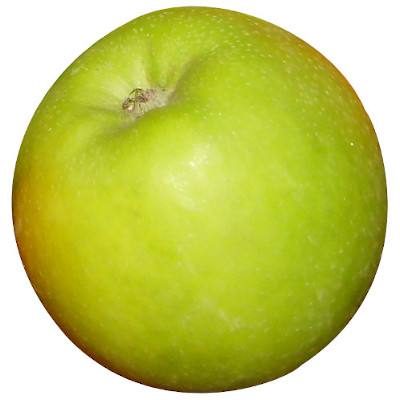
#> input picture theme2_photo_numerique/activite4_tp_boss_pillow/images/Pomme_verte.jpg, 400 x 400 px
$ jupyter execute activite4_tp_boss_correction.ipynb
#> lines starting #> are read from the running program, lines starting #| are printed output that depends on the picture
# Activité 5 Principes de quelques algorithmes basiques de traitement de l'image #

## Ce notebook vous donne les éléments de code python associés au document  "Fonctionnement d'un appareil photo numérique : codage des couleurs".

Un notebook se lit de haut en bas. Toutes les cellules de code doivent être exécutées :
- soit en cliquant sur le bouton "Exécuter" dans la barre d'outil
- soit au clavier en tapant sur les touches MAJ + ENTREE

Pour récupérer votre travail sur votre ordinateur : menu File > Download As > Notebook (.ipynb)

## 1. Modifier la couleur d'un pixel
Executer le code ci-dessous

[cell 1]
from IPython.display import Image
from PIL import Image
pomme=Image.open("./images/Pomme_verte.jpg")
#> pomme is the input picture: PIL image 400x400 RGB; mean R, G, B 194.3, 201.6, 97.7
format=pomme.format
#> format = 'JPEG'
print(format)
#| JPEG
L,l=pomme.size
#> L = 400; l = 400
print("Longueur=",L,"pixels","largeur=",l,"pixels")
#| Longueur= 400 pixels largeur= 400 pixels
#display(img)
r,v,b=pomme.getpixel((200,200))
#> r = 213; v = 228; b = 111
print ("pixel rouge ",r,"pixel vert",v,"pixel bleu",b)
#| pixel rouge  213 pixel vert 228 pixel bleu 111

<div class = "alert alert-info">

**Question 1 :**

Compléter le code pour afficher la valeur du canal vert du pixel de coordonnées (100,100)


[cell 2]
#écrire le code en dessous de cette ligne
from IPython.display import Image
from PIL import Image
pomme=Image.open("./images/Pomme_verte.jpg")
r,v,b=pomme.getpixel((100,100))
#> r = 187; v = 198; b = 68
print ("pixel vert",v)
#| pixel vert 198

<div class = "alert alert-info">

**Question 2 :**

Compléter le code ci-dessous pour intervertir les canaux r et b du pixel (200,200) .

Afficher l'image avec ```display```

Il faut utiliser la méthode ``.putpixel((x,y), couleur)``

Remarque : ce n'est pas très visible : il n'y a qu'un pixel !

[cell 3]
#écrire le code en dessous de cette ligne
from IPython.display import Image
from PIL import Image
pomme=Image.open("./images/Pomme_verte.jpg")
r,v,b=pomme.getpixel((200,200))
#> r = 213; v = 228; b = 111
pomme.putpixel((200,200),(v,b,r))
#display(pomme)

## 2. Action sur l'ensemble des pixels d'une image : changer la couleur de la pomme

Executer le code  ci-dessous .

[cell 4]
from IPython.display import Image
from PIL import Image
pomme=Image.open("./images/Pomme_verte.jpg")
L,l=pomme.size
for y in range(l):
    for x in range(L):
        r,v,b=pomme.getpixel((x,y))
        pomme.putpixel((x,y),(v,b,r))
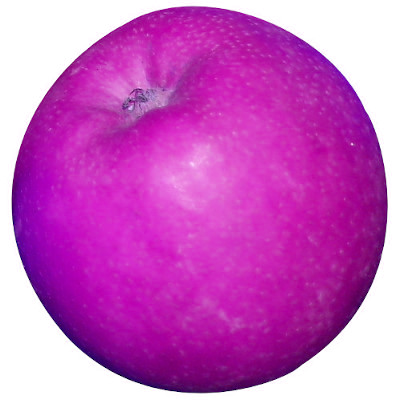
#> pomme: PIL image 400x400 RGB; mean R, G, B 201.6, 97.7, 194.3
#display(pomme)

<div class = "alert alert-info">

### question 3-1 : expliquer ce que fait la ligne de code suivante
```python
for y in range(l):
     for x in range(L):
```

**réponse** :pour les valeurs de y de 0 à l (=hauteur), pour les valeurs de x de 0 à L (largeur)

<div class = "alert alert-info">

### question 3-2 : expliquer ce que fait la ligne de code suivante
```python
r,v,b=pomme.getpixel((x,y))```

  **réponse** : récupérer les couleurs r(rouge), v(vert) et b(bleur) du pixel de coordonnées (x,y)

<div class = "alert alert-info">

### question 3-3 : expliquer ce que fait la ligne de code suivante
```python
 pomme.putpixel((x,y),(v,b,r))```

**réponse** : on intervertit les canaux :le canal rouge (première valeur) est remplacé par la valeur du canal vert de l'image de départ , le canal vert (deuxième valeur) est remplacé par le canal bleu et le canal blau (troisième valeur) est remplacé par le canal rouge

## 3. Action sur l'ensemble des pixels d'une image: effet négatif d’une image

Pour obtenir le négatif d’une image il faut remplacer chacun des canaux par la valeur qu’il faudrait lui ajouter pour atteindre 255. Par exemple si le canal rouge vaut 100, il faut la remplacer par 255-100 soit la valeur 155.

<div class = "alert alert-info">

### question 4

Compléter le progamme ci-dessous permettant d'afficher le négatif de l'image de la pomme en s'inspirant du programme de partie 2.

[cell 5]
#écrire le code en dessous de cette ligne
from IPython.display import Image
from PIL import Image
pomme=Image.open("./images/Pomme_verte.jpg")
L,l=pomme.size
for y in range(l):
    for x in range(L):
        r,v,b=pomme.getpixel((x,y))
        r=255-r
        v=255-v
        b=255-b
        pomme.putpixel((x,y),(r,v,b))
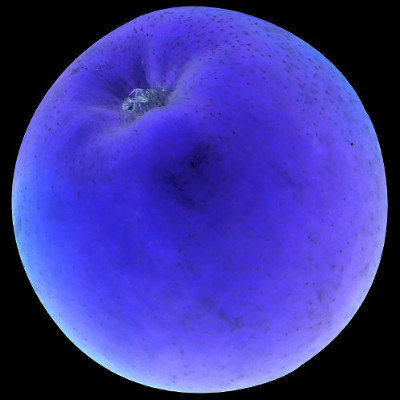
#> pomme: PIL image 400x400 RGB; mean R, G, B 60.7, 53.4, 157.3
#display(pomme)

## 4 Action sur l'ensemble des pixels d'une image: faire tourner l'image

Il s’agit  ici de recalculer à chaque étape les coordonnées de chaque pixel et non d’utiliser la méthode«rotate» intégrée à la bibliothèque PIL. On déplacedonc chaque pixel pour le replacer à un autre endroit. Pour créer la nouvelle , il faut donc créer une nouvelle image avec n'importe quelle fond et y placer les pixels de l'image de départ.

Executer le programme suivant

[cell 6]
from IPython.display import Image
from PIL import Image
image_depart=Image.open("./images/moustique.jpg")
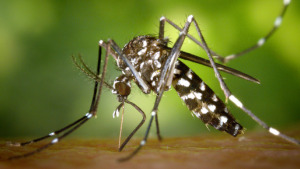
#> input picture theme2_photo_numerique/activite4_tp_boss_pillow/images/moustique.jpg, 300 x 169 px
#> image_depart is the input picture: PIL image 300x169 RGB; mean R, G, B 107.1, 114.8, 45.4
image_final=Image.new(image_depart.mode, image_depart.size,255)
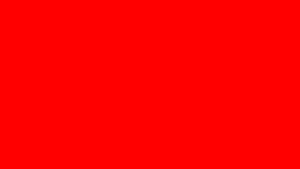
#> image_final: PIL image 300x169 RGB; mean R, G, B 255, 0, 0
L,l=image_depart.size
#> L = 300; l = 169
for y in range(l):
    for x in range(L):
        p=image_depart.getpixel((x,y))
        image_final.putpixel((x,l-y-1),p)
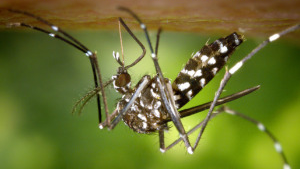
#> image_final: PIL image 300x169 RGB; mean R, G, B 107.1, 114.8, 45.4

#display(image_final)

<div class = "alert alert-info">

### question 5

En s'inspirant du code précédent , écrire le code permettant de passer de l'image de gauche (image de départ : ./images/moustique.jpg) à l'image de droite

[cell 7]
from IPython.display import Image
from PIL import Image
image_depart=Image.open("./images/moustique.jpg")
image_final=Image.new(image_depart.mode, image_depart.size,255)
L,l=image_depart.size
for y in range(l):
    for x in range(L):
        p=image_depart.getpixel((x,y))
        image_final.putpixel((L-x-1,y),p)
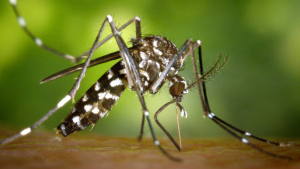
#> image_final: PIL image 300x169 RGB; mean R, G, B 107.1, 114.8, 45.4

display(image_final)

## 5. Transformation d'une image couleur en nuance de gris

Une image en niveau de gris est une image dont les couleurs varie entre 0 (noir) et 255(blanc). Pour qu’un pixel soit en niveau de gris il doit avoir ses 3 canaux RVB identiques.

La première méthode : la valeur corresponde à la moyenne des 3 canaux RVB.
Comme la valeur doit être entière, il faut prendre la valeur entière. La fonction python pour trouver la partie entière est ```round()```

<div class = "alert alert-info">

### question 6

En s'inspirant du programme de la question 4, compléter le  programme ci-dessous permettant d'obtenir l'mage de la pomme en nuance de gris


[cell 8]
#écrire le code en dessous de cette ligne
from IPython.display import Image
from PIL import Image
pomme=Image.open("./images/Pomme_verte.jpg")
L,l=pomme.size
#> L = 400; l = 400
for y in range(l):
    for x in range(L):
        r,v,b=pomme.getpixel((x,y))
        r=round((r+v+b)/3)
        v=r
        b=r
        pomme.putpixel((x,y),(r,v,b))
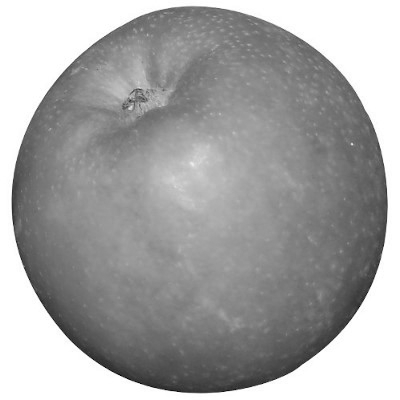
#> pomme: PIL image 400x400 RGB; min 7, max 255, mean 164.5
display(pomme)

## 5. Floutage d'une image en nuance de gris

L’algorithme pour flouter une image est assez simple à comprendre : il suffit de remplacer la valeur de chaque couche de chaque pixel par la moyenne des valeurs obtenues sur les pixels adjacents .

Voici un exemple illustré (en niveau de gris) avec à gauche l’image de départ et à droite l’image résultante :

Dans l'exemple, le pixel au centre du carré rouge (valeur 120), donne une valeur de floutage de 67 (= moyenne du pixel avec les pixels adjacents  =  partie entière (120 (pixel de départ)    + 30 + 60 + 30 + 120 + 120 + 120  + 0 + 0) /9 ).

Qu’en est-il pour un pixel appartenant à la bordure de l’image, car il n’a pas tous ses voisins ? La solution la plus simple est d’ignorer ces pixels : on balaye l’image de la deuxième ligne à l’avant-dernière, et pour chaque ligne, de la deuxième colonne à l’avant-dernière.

Dans cette question, on travaille avec une image du moustique en nuance de gris moustique.pgm situé dans le même dossier que l'image en jpg (donc le chemin d'accès est le même).

<div class = "alert alert-info">

### question 7

Compléter le programme suivant pour afficher l'image floutée du moustique

[cell 9]
from IPython.display import Image
from PIL import Image
image_depart=Image.open("./images/moustique.pgm")
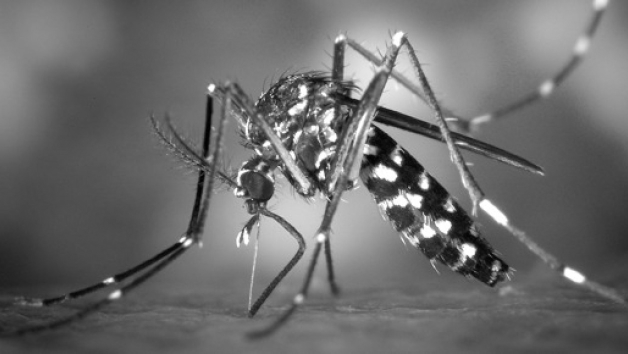
#> input picture theme2_photo_numerique/activite4_tp_boss_pillow/images/moustique.pgm, 628 x 354 px
#> image_depart is the input picture: PIL image 628x354 L; min 1, max 255, mean 108
image_final=Image.new(image_depart.mode, image_depart.size,100)
#> image_final: PIL image 628x354 L; every value is 100
L,l=image_depart.size
#> L = 628; l = 354

for y in range(1,l-1):
    for x in range(1,L-1):
        pix_depart=image_depart.getpixel((x,y))
        pix_voisin1=image_depart.getpixel((x+1,y))
        pix_voisin2=image_depart.getpixel((x+1,y-1))
        pix_voisin3=image_depart.getpixel((x,y-1))
        pix_voisin4=image_depart.getpixel((x-1,y-1))
        pix_voisin5=image_depart.getpixel((x-1,y))
        pix_voisin6=image_depart.getpixel((x-1,y+1))
        pix_voisin7=image_depart.getpixel((x,y+1))
        pix_voisin8=image_depart.getpixel((x+1,y+1))
        pix_flou=round((pix_depart+pix_voisin1 + pix_voisin2 + pix_voisin3 + pix_voisin4 + pix_voisin5 + pix_voisin6 + pix_voisin7 + pix_voisin8)/9)
        image_final.putpixel((x,y),pix_flou)

display(image_depart)
display(image_final)

## 6. Détection de contour basique

Pour la détection de contour il suffit de faire, pour chaque pixel, la valeur de départ moins la valeur obtenue lors du flou (avec une valeur absolue).
En effet les zones homogènes  ne sont que peu impactées par le flou. Lorsqu’on fait l’opération valeur absolue(“image de départ ” – “image floutée” ) on obtient donc des niveaux de gris proches de  zéro.

A contrario les zones hétérogènes  sont très impactées par le flou.Lorsqu’on fait l’opération valeur absolue(“image de départ ” – “image floutée” ) on obtient des niveaux de gris élevés.

On obitiendra donc une image avec des contours plutôt blanc sur un fond pluôt noir


<div class = "alert alert-info">

### question 8

Compléter le programme suivant pour avoir un contour
La fonction valeur absolue s'écrit ```abs()```

[cell 10]
from IPython.display import Image
from PIL import Image
image_depart=Image.open("./images/moustique.pgm")
image_final=Image.new(image_depart.mode, image_depart.size,100)
L,l=image_depart.size
for y in range(1,l-1):
    for x in range(1,L-1):
        pix_depart=image_depart.getpixel((x,y))
        pix_voisin1=image_depart.getpixel((x+1,y))
        pix_voisin2=image_depart.getpixel((x+1,y-1))
        pix_voisin3=image_depart.getpixel((x,y-1))
        pix_voisin4=image_depart.getpixel((x-1,y-1))
        pix_voisin5=image_depart.getpixel((x-1,y))
        pix_voisin6=image_depart.getpixel((x-1,y+1))
        pix_voisin7=image_depart.getpixel((x,y+1))
        pix_voisin8=image_depart.getpixel((x+1,y+1))
        pix_flou=round((pix_depart+pix_voisin1 + pix_voisin2 + pix_voisin3 + pix_voisin4 + pix_voisin5 + pix_voisin6 + pix_voisin7 + pix_voisin8)/9)
        pix_final=abs(pix_flou-pix_depart)
        image_final.putpixel((x,y),pix_final)
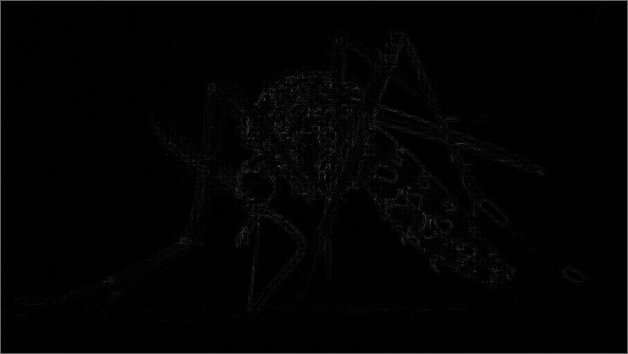
#> image_final: PIL image 628x354 L; min 0, max 100, mean 2.7

display(image_final)

## 7. Détection de contour améliorée

Pour améliorer le contour, on il faut améliorer le contraste pour avoir une image blanc (=contour) sur fond noir (= le reste). Pour cela, on définit un seuil . Si l'intensité du pixel final (= pixel départ - pixel flou)  est supérieure au seuil, onlui affecte la valeur 255, sinon on affecte la valeur 0

<div class = "alert alert-info">

### question 9

Compléter le code

[cell 11]
from IPython.display import Image
from IPython.display import Image
from PIL import Image
image_depart=Image.open("./images/moustique.pgm")
image_final=Image.new(image_depart.mode, image_depart.size,100)
L,l=image_depart.size
for y in range(1,l-1):
    for x in range(1,L-1):
        pix_depart=image_depart.getpixel((x,y))
        pix_voisin1=image_depart.getpixel((x+1,y))
        pix_voisin2=image_depart.getpixel((x+1,y-1))
        pix_voisin3=image_depart.getpixel((x,y-1))
        pix_voisin4=image_depart.getpixel((x-1,y-1))
        pix_voisin5=image_depart.getpixel((x-1,y))
        pix_voisin6=image_depart.getpixel((x-1,y+1))
        pix_voisin7=image_depart.getpixel((x,y+1))
        pix_voisin8=image_depart.getpixel((x+1,y+1))
        pix_flou=round((pix_depart+pix_voisin1 + pix_voisin2 + pix_voisin3 + pix_voisin4 + pix_voisin5 + pix_voisin6 + pix_voisin7 + pix_voisin8)/9)
        pix_final=abs(pix_flou-pix_depart)
        seuil = 10
        if pix_final >seuil:
            image_final.putpixel((x,y),255)
        else:
            image_final.putpixel((x,y),0)
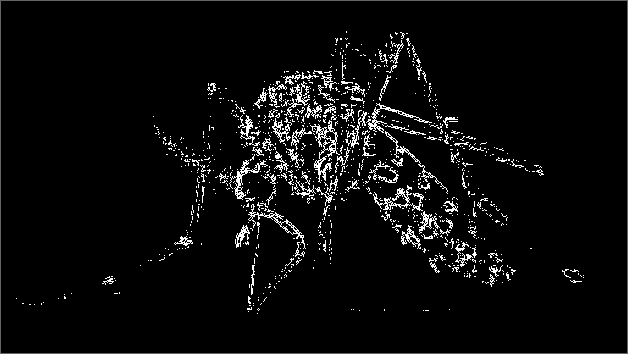
#> image_final: PIL image 628x354 L; min 0, max 255, mean 11.3


display(image_final)
